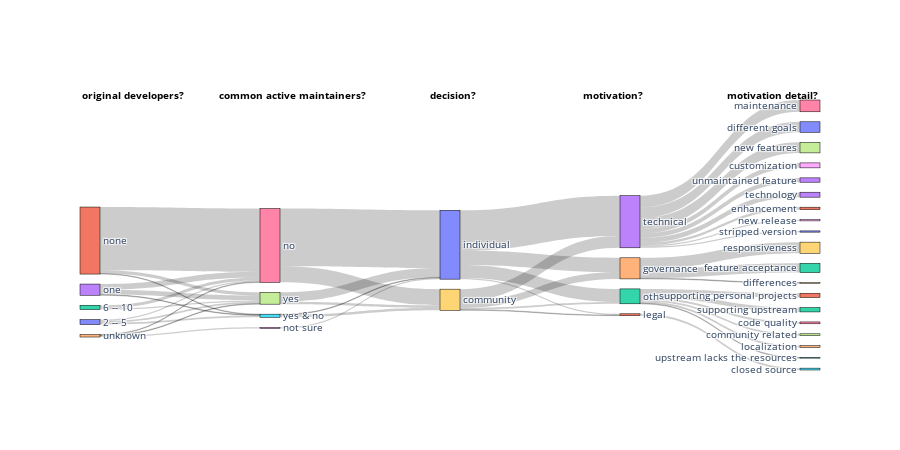

Write notebook code for a chart like this one.
### Code cell
df = pd.read_csv('./sankey_data_final_1_decision.csv', sep=';')
df['original_developers'] = (df['original_developers']
                                   .replace({'cannot remember':'unknown'})
                                  )
df['motivation_detail'] = (df['motivation_detail']
                                   .replace({'closed source':'closed source',
                                            'commercial variant':'closed source',
                                            'privacy':'closed source',
                                            'feature frozen':'unmaintained feature'})
                                  )

df = df.rename(columns={'variant_status':'variant status',
                  'original_developers':'original developers?',
                  'common_active_maintainers':'common active maintainers?',
                  'decision':'decision?',
                  'motivation':'motivation?',
                  'motivation_detail':'motivation detail?'})

df = df.drop('variant status', axis=1)


new_cols = dict(zip(df.columns.tolist(),range(0,6)))
df = df.rename(columns=new_cols)

for col in df.columns.tolist():
    df[col] = df[col].apply(lambda x : x.lower())

sources = []
targets= []
labels = []

for row in df.iterrows():
    for s in df.columns.tolist():
        for t in df.columns.tolist():
            if (t-s == 1):
                sources.append(row[1][s])
                targets.append(row[1][t])
print(len(sources), len(targets))

for col in df.columns.tolist():
    labels = labels + list(df[col].unique())
len(labels), len(set(labels))

df_ = pd.DataFrame({'source':sources, 'target':targets,'value':1})
dict_labels = dict(zip(labels,range(0,len(labels))))
df_.source = df_.source.replace(dict_labels)
df_.target = df_.target.replace(dict_labels)

df_ = df_.groupby(['source','target']).count().reset_index()


# for i in range(0, len(labels)):
#     if labels[i] in df[4].tolist():
#         labels[i] = ''
layout = go.Layout(
    autosize=False,
    width=900,
    height=450
)

df_ = df_.sort_values(['value'])
fig = go.Figure(layout=layout, data=[go.Sankey(
        node = dict(
      pad = 15,
      thickness = 20,
      line = dict(color = "black", width = 0.5),
      label = labels
    ),
    link = dict(
      source = df_.source.tolist(), # indices correspond to labels, eg A1, A2, A1, B1, ...
      target = df_.target.tolist(),
      value = df_.value.tolist()
  ))])

for x_coordinate, column_name in enumerate(list(new_cols.keys())):
    fig.add_annotation(
          x=x_coordinate,
          y=1.05,
          xref="x",
          yref="paper",
          text="<b>"+column_name+"</b>",
          showarrow=False,
          font=dict(
              size=10,
              color="black"
              ),
          align="center",
          )

fig.update_layout(title_text="", font_size=10, plot_bgcolor='rgba(0,0,0,0)')
# Set the visibility OFF
fig.update_yaxes( visible=False, showticklabels=False)
fig.update_xaxes( visible=False, showticklabels=False)


fig.show()
fig.write_image(directory+"sankey_motivations_2.pdf")

### Figure 1 — Plotly figure (JSON) as saved in the notebook; plotly's stock layout.template omitted (floating-point values rounded to 4 significant figures)
{"data": [{"link": {"source": [9, 1, 14, 12, 3, 4, 4, 5, 0, 10, 2, 13, 8, 4, 13, 9, 0, 12, 12, 0, 11, 12, 13, 7, 5, 2, 1, 13, 12, 12, 13, 3, 13, 3, 9, 14, 7, 13, 13, 14, 13, 9, 10, 10, 6, 10, 6, 1], "target": [11, 5, 19, 25, 5, 6, 7, 10, 6, 11, 7, 30, 10, 8, 28, 12, 5, 17, 24, 7, 15, 16, 21, 9, 9, 6, 7, 23, 31, 32, 33, 7, 18, 6, 14, 22, 10, 27, 20, 29, 26, 13, 12, 14, 9, 13, 10, 6], "value": [1, 1, 1, 1, 1, 1, 1, 1, 2, 2, 2, 2, 2, 2, 2, 3, 3, 3, 3, 3, 3, 3, 4, 4, 4, 5, 5, 7, 7, 7, 8, 8, 8, 9, 11, 15, 15, 17, 17, 18, 19, 19, 21, 23, 26, 65, 93, 102]}, "node": {"label": ["2 -- 5", "none", "6 -- 10", "one", "unknown", "yes & no", "no", "yes", "not sure", "community", "individual", "legal", "others", "technical", "governance", "closed source", "code quality", "community related", "customization", "differences", "different goals", "enhancement", "feature acceptance", "unmaintained feature", "localization", "upstream lacks the resources", "maintenance", "new features", "new release", "responsiveness", "stripped version", "supporting personal projects", "supporting upstream", "technology"], "line": {"color": "black", "width": 0.5}, "pad": 15, "thickness": 20}, "type": "sankey"}], "layout": {"annotations": [{"align": "center", "font": {"color": "black", "size": 10}, "showarrow": false, "text": "<b>original developers?</b>", "x": 0, "xref": "x", "y": 1.05, "yref": "paper"}, {"align": "center", "font": {"color": "black", "size": 10}, "showarrow": false, "text": "<b>common active maintainers?</b>", "x": 1, "xref": "x", "y": 1.05, "yref": "paper"}, {"align": "center", "font": {"color": "black", "size": 10}, "showarrow": false, "text": "<b>decision?</b>", "x": 2, "xref": "x", "y": 1.05, "yref": "paper"}, {"align": "center", "font": {"color": "black", "size": 10}, "showarrow": false, "text": "<b>motivation?</b>", "x": 3, "xref": "x", "y": 1.05, "yref": "paper"}, {"align": "center", "font": {"color": "black", "size": 10}, "showarrow": false, "text": "<b>motivation detail?</b>", "x": 4, "xref": "x", "y": 1.05, "yref": "paper"}], "autosize": false, "font": {"size": 10}, "height": 450, "plot_bgcolor": "rgba(0,0,0,0)", "title": {"text": ""}, "width": 900, "xaxis": {"showticklabels": false, "visible": false}, "yaxis": {"showticklabels": false, "visible": false}}}
